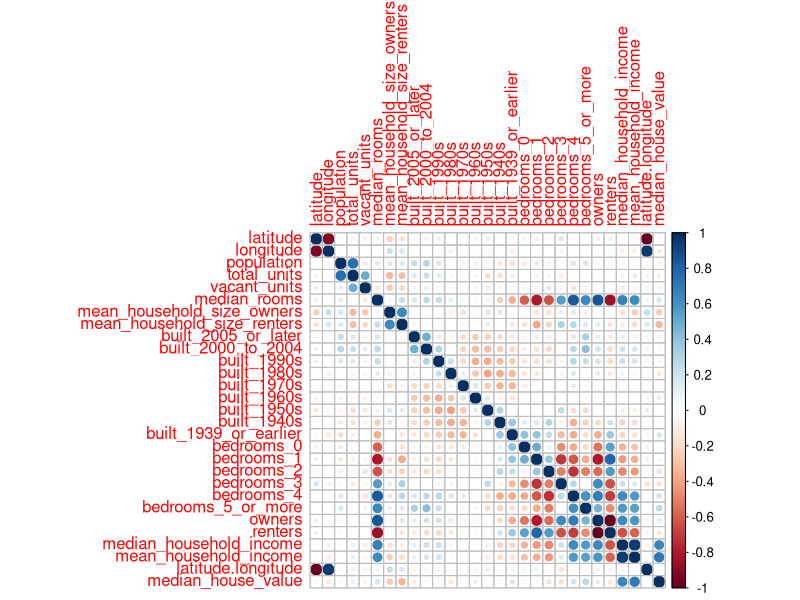
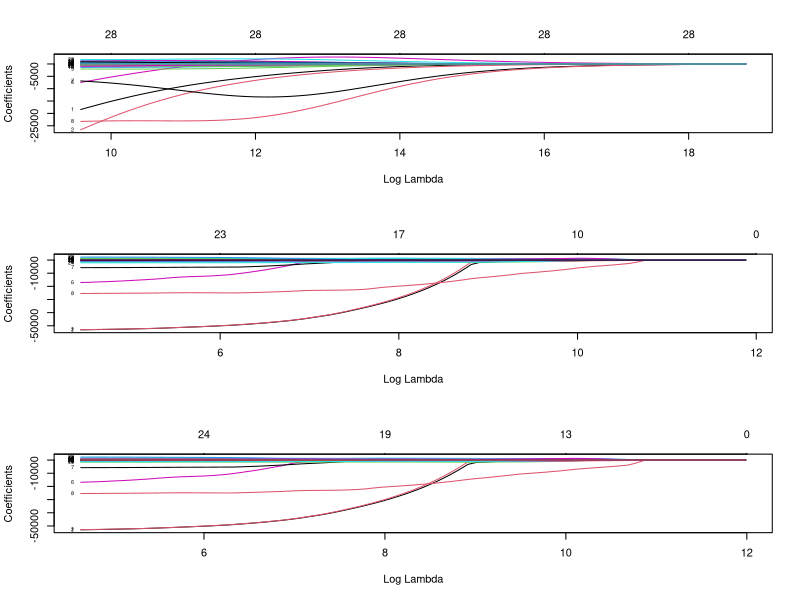

These figures' R source, in order: (Note: this script raises an error after producing the figures.)
california_price <- read.csv('california_price.csv')
head(california_price)

summary(california_price)
names(california_price)


ncol(california_price)
nrow(california_price)

california_corr <- cor(california_price)
california_corr
library(corrplot)
corrplot(california_corr)
library(caret)
?createDataPartition()

idx <- createDataPartition(california_price$median_house_value, p = 0.7, list = FALSE)
idx

y = california_price$median_house_value 
X = california_price[,-29]
head(X)

tr_california <- california_price[idx,]

te_california <- california_price[-idx,]

X_tr <- tr_california[,-29]
X_te <- te_california[,-29]
y_tr <- tr_california[29]
y_te <- tr_california[29]

y_tr

dim(y_tr)

?train

ctrl <- trainControl( method = 'cv', number = 10)

california_fit <- train(median_house_value ~ . , data = tr_california, method = 'lm', trControl = ctrl)
summary(california_fit)
names(california_fit)
coef(california_fit$finalModel)

library(glmnet)
X_tr <- as.matrix(X_tr)
X_te <- as.matrix(X_te)
y_tr <- as.matrix(y_tr)
y_te <- as.matrix(y_te)

fitglmnet <- glmnet(X_tr, y_tr, alpha = 0 )
class(fitglmnet)
par(mfrow = c(3,1))
plot(fitglmnet,xvar = 'lambda', label = TRUE)

?cv.glmnet
 cv <- cv.glmnet(X_tr,y_tr)
names(cv) 

optimal_lambda <-cv$lambda.min
optimal_lambda

#plot(,optimal_lambda) vaffanculo

fitglmnet2 <- glmnet(X_tr, y_tr, alpha = 1 )
fitglmnet2
plot(fitglmnet2,xvar = 'lambda', label = TRUE)
fitglmnet3 <- glmnet(X_tr, y_tr, alpha = 0.9 )
plot(fitglmnet3,xvar = 'lambda', label = TRUE)

rmse1<-RMSE(predict(california_fit,X_tr),y_tr)
rmse1
rmse2<-RMSE(predict(fitglmnet),X_tr)
rmse2

